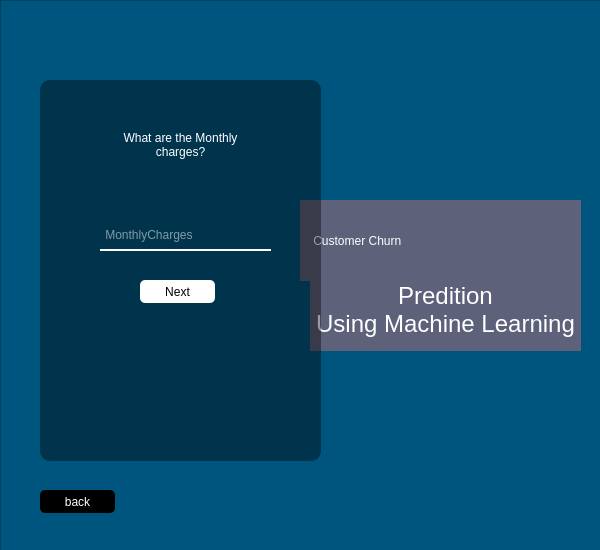
<?xml version="1.0" encoding="UTF-8"?>
<ui version="4.0">
 <class>Form</class>
 <widget class="QWidget" name="Form">
  <property name="geometry">
   <rect>
    <x>0</x>
    <y>0</y>
    <width>600</width>
    <height>550</height>
   </rect>
  </property>
  <property name="windowTitle">
   <string>Form</string>
  </property>
  <widget class="QFrame" name="frame">
   <property name="geometry">
    <rect>
     <x>-1</x>
     <y>-1</y>
     <width>361</width>
     <height>241</height>
    </rect>
   </property>
   <property name="frameShape">
    <enum>QFrame::StyledPanel</enum>
   </property>
   <property name="frameShadow">
    <enum>QFrame::Raised</enum>
   </property>
  </widget>
  <widget class="QFrame" name="frame_2">
   <property name="geometry">
    <rect>
     <x>0</x>
     <y>0</y>
     <width>601</width>
     <height>551</height>
    </rect>
   </property>
   <property name="styleSheet">
    <string notr="true">background-color: rgb(0, 85, 127);</string>
   </property>
   <property name="frameShape">
    <enum>QFrame::StyledPanel</enum>
   </property>
   <property name="frameShadow">
    <enum>QFrame::Raised</enum>
   </property>
   <widget class="QLabel" name="label">
    <property name="geometry">
     <rect>
      <x>20</x>
      <y>20</y>
      <width>566</width>
      <height>513</height>
     </rect>
    </property>
    <property name="styleSheet">
     <string notr="true">background-image: url(Untitled.jpg);</string>
    </property>
    <property name="text">
     <string/>
    </property>
    <property name="openExternalLinks">
     <bool>false</bool>
    </property>
   </widget>
   <widget class="QLabel" name="label_2">
    <property name="geometry">
     <rect>
      <x>40</x>
      <y>80</y>
      <width>281</width>
      <height>381</height>
     </rect>
    </property>
    <property name="styleSheet">
     <string notr="true">background-color:rgba(0,0,0,100);
border-radius:10px;</string>
    </property>
    <property name="text">
     <string/>
    </property>
   </widget>
   <widget class="QLabel" name="label_3">
    <property name="geometry">
     <rect>
      <x>300</x>
      <y>200</y>
      <width>281</width>
      <height>81</height>
     </rect>
    </property>
    <property name="styleSheet">
     <string notr="true">color:rgb(255, 255, 255);
background-color: rgb(93, 97, 122);
font: 75 24pt &quot;Bahnschrift&quot;;</string>
    </property>
    <property name="text">
     <string>    Customer Churn</string>
    </property>
   </widget>
   <widget class="QLabel" name="label_4">
    <property name="geometry">
     <rect>
      <x>310</x>
      <y>270</y>
      <width>271</width>
      <height>81</height>
     </rect>
    </property>
    <property name="styleSheet">
     <string notr="true">color:rgb(255, 255, 255);
background-color: rgb(93, 97, 122);
font: 75 24pt &quot;Bahnschrift&quot;;</string>
    </property>
    <property name="text">
     <string>&lt;html&gt;&lt;head/&gt;&lt;body&gt;&lt;p align=&quot;center&quot;&gt;&lt;span style=&quot; font-size:18pt;&quot;&gt;Predition &lt;br/&gt;Using Machine Learning&lt;/span&gt;&lt;/p&gt;&lt;/body&gt;&lt;/html&gt;</string>
    </property>
   </widget>
   <widget class="QLabel" name="label_5">
    <property name="geometry">
     <rect>
      <x>100</x>
      <y>120</y>
      <width>161</width>
      <height>51</height>
     </rect>
    </property>
    <property name="styleSheet">
     <string notr="true">background-color:rgb(0,0,0,0);
font: 75 12pt &quot;MS Shell Dlg 2&quot;;
color:rgb(255,255,255);</string>
    </property>
    <property name="text">
     <string>&lt;html&gt;&lt;head/&gt;&lt;body&gt;&lt;p align=&quot;center&quot;&gt;What are the Monthly&lt;br/&gt;charges?&lt;/p&gt;&lt;/body&gt;&lt;/html&gt;</string>
    </property>
   </widget>
   <widget class="QLineEdit" name="MonthlyCharges">
    <property name="geometry">
     <rect>
      <x>100</x>
      <y>220</y>
      <width>171</width>
      <height>31</height>
     </rect>
    </property>
    <property name="styleSheet">
     <string notr="true">background-color:rgb(0,0,0,0);
border:none;
border-bottom:2px solid rgb(255,255,255);
color:rgb(255,255,255);</string>
    </property>
    <property name="placeholderText">
     <string> MonthlyCharges</string>
    </property>
    <property name="clearButtonEnabled">
     <bool>true</bool>
    </property>
   </widget>
   <widget class="QPushButton" name="next6">
    <property name="geometry">
     <rect>
      <x>140</x>
      <y>280</y>
      <width>75</width>
      <height>23</height>
     </rect>
    </property>
    <property name="styleSheet">
     <string notr="true">background-color:rgb(255,255,255);
border-radius:5px</string>
    </property>
    <property name="text">
     <string>Next</string>
    </property>
   </widget>
   <widget class="QPushButton" name="back6">
    <property name="geometry">
     <rect>
      <x>40</x>
      <y>490</y>
      <width>75</width>
      <height>23</height>
     </rect>
    </property>
    <property name="styleSheet">
     <string notr="true">color:rgb(255,255,255);
background-color:rgb(0,0,0);
border-radius:5px</string>
    </property>
    <property name="text">
     <string>back</string>
    </property>
   </widget>
   <widget class="QLabel" name="label_6">
    <property name="geometry">
     <rect>
      <x>110</x>
      <y>360</y>
      <width>181</width>
      <height>111</height>
     </rect>
    </property>
    <property name="styleSheet">
     <string notr="true">color:rgb(255,255,255);
background-color:rgb(0,0,0,0);
font: 9pt &quot;MS Shell Dlg 2&quot;;</string>
    </property>
    <property name="text">
     <string/>
    </property>
   </widget>
   <zorder>label</zorder>
   <zorder>label_3</zorder>
   <zorder>label_4</zorder>
   <zorder>label_2</zorder>
   <zorder>MonthlyCharges</zorder>
   <zorder>next6</zorder>
   <zorder>label_5</zorder>
   <zorder>back6</zorder>
   <zorder>label_6</zorder>
  </widget>
 </widget>
 <resources>
  <include location="res.qrc"/>
 </resources>
 <connections/>
</ui>
